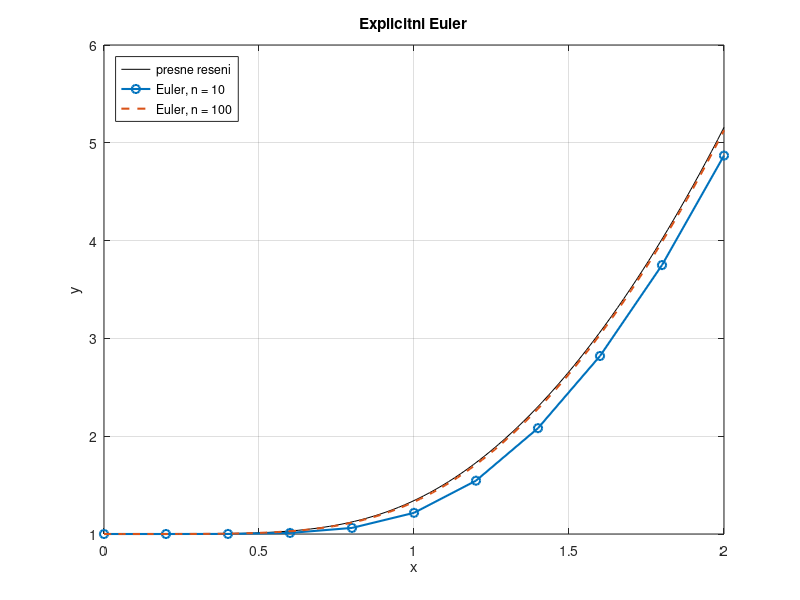
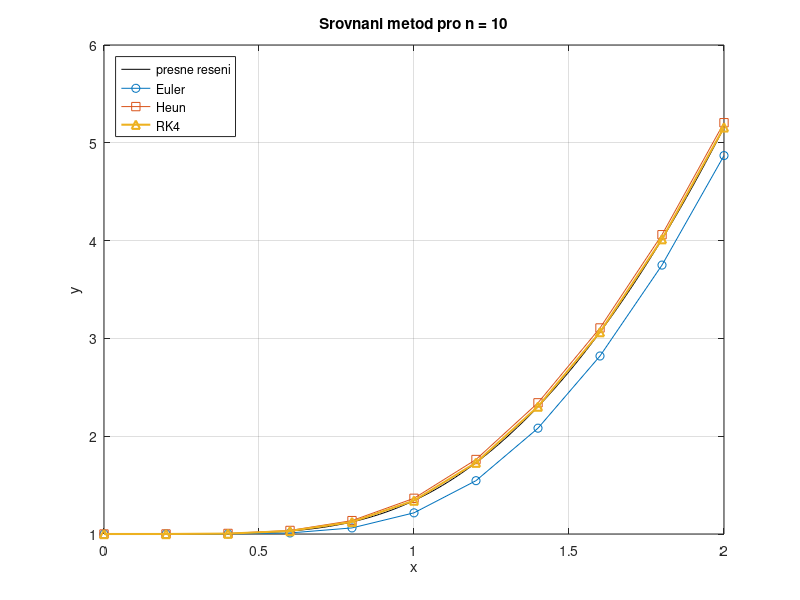
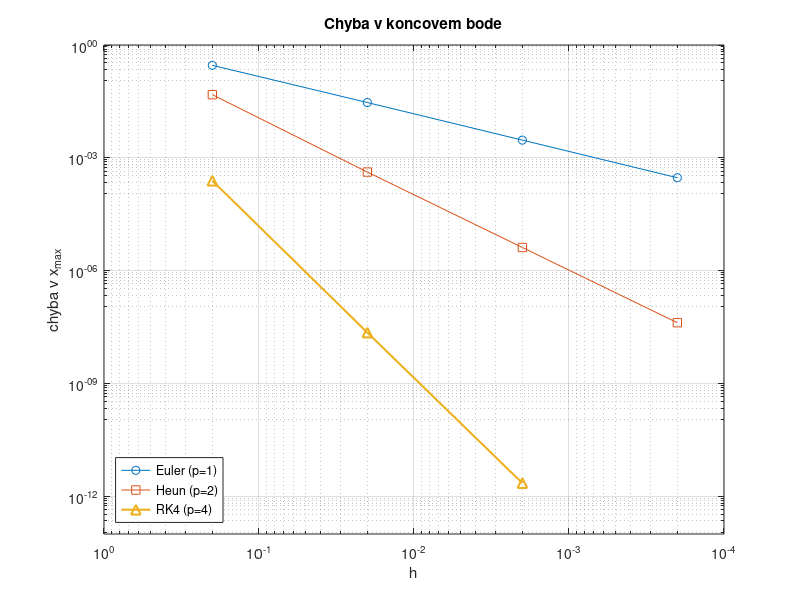

MATLAB code to generate these figures, in order:
% Explicitni Euler, Heun a RK4 pro ulohu y*y' = 2*x^4, y(0) = 1 na [0,2]
f = @(x,y) 2*x.^4./y;                   % prava strana y' = f(x,y)
yExact = @(x) sqrt(4*x.^5/5 + 1);       % presne reseni
x0 = 0; y0 = 1; xMax = 2;               % pocatecni podminka a konec intervalu
nAll = [10 100 1000 10000];             % pocty kroku

e = zeros(numel(nAll),3);              % chyby v bode xMax: Euler, Heun, RK4
for j = 1:numel(nAll)
    n = nAll(j); h = (xMax - x0)/n; x = x0 + h*(0:n);
    yE = y0*ones(1,n+1); yH = yE; yR = yE;  % aproximace v uzlech x
    for i = 1:n
        yE(i+1) = yE(i) + h*f(x(i),yE(i));                    % explicitni Euler

        k1 = f(x(i),yH(i)); k2 = f(x(i+1),yH(i) + h*k1);      % Heun
        yH(i+1) = yH(i) + h/2*(k1 + k2);

        k1 = f(x(i),yR(i));           k2 = f(x(i)+h/2,yR(i) + h/2*k1);   % RK4
        k3 = f(x(i)+h/2,yR(i) + h/2*k2); k4 = f(x(i+1),yR(i) + h*k3);
        yR(i+1) = yR(i) + h/6*(k1 + 2*k2 + 2*k3 + k4);
    end
    e(j,:) = abs([yE(end) yH(end) yR(end)] - yExact(xMax));

    xx = linspace(x0, xMax);
    if j == 1                           % obrazek 1: jen explicitni Euler (n = 10, pozdeji n = 100)
        figure(1)
        plot(xx, yExact(xx), 'k-', x, yE, 'o-', 'LineWidth', 1.5); hold on
        grid on; xlabel('x'); ylabel('y')
        title('Explicitni Euler')

        figure(2)                       % obrazek 2: srovnani metod pro n = 10
        plot(xx, yExact(xx), 'k-', x, yE, 'o-', x, yH, 's-', x, yR, '^-', 'LineWidth', 1.5)
        grid on; xlabel('x'); ylabel('y')
        legend('presne reseni', 'Euler', 'Heun', 'RK4', 'Location', 'northwest')
        title(sprintf('Srovnani metod pro n = %d', n))
    end
    if j == 2                           % do obrazku 1 pridame Eulera pro n = 100
        figure(1)
        plot(x, yE, '--', 'LineWidth', 1.5); hold off
        legend('presne reseni', 'Euler, n = 10', 'Euler, n = 100', 'Location', 'northwest')
    end
end

% Rad konvergence: krok se zmensuje 10x, proto p = log10(e_h/e_{h/10})
p = log10(e(1:end-1,:)./e(2:end,:));

% Vypis tabulky
hAll = (xMax - x0)./nAll;
fprintf('\n  %7s |  %9s  %5s |  %9s  %5s |  %9s  %5s\n', 'h', 'Euler', 'p', 'Heun', 'p', 'RK4', 'p');
fprintf('%s\n', repmat('-', 1, 66));
for j = 1:numel(nAll)
    fprintf('  %7.1e', hAll(j));
    for m = 1:3
        if j == 1, pStr = '-'; else, pStr = sprintf('%.2f', p(j-1,m)); end
        fprintf(' |  %9.2e  %5s', e(j,m), pStr);
    end
    fprintf('\n');
end
fprintf('(u RK4 je chyba pro nejmensi h uz na urovni zaokrouhlovacich chyb)\n\n');

% Graf chyb v logaritmickych souradnicich
figure(3)
loglog(hAll, e(:,1), 'o-', hAll, e(:,2), 's-', hAll(1:3), e(1:3,3), '^-', ...
       'LineWidth', 1.5, 'MarkerSize', 7)
set(gca, 'XDir', 'reverse', 'YTick', 10.^(-12:3:0)); grid on
xlim([1e-4 1]); ylim([1e-13 1])
xlabel('h'); ylabel('chyba v x_{max}')
legend('Euler (p=1)', 'Heun (p=2)', 'RK4 (p=4)', 'Location', 'southwest')
title('Chyba v koncovem bode')
